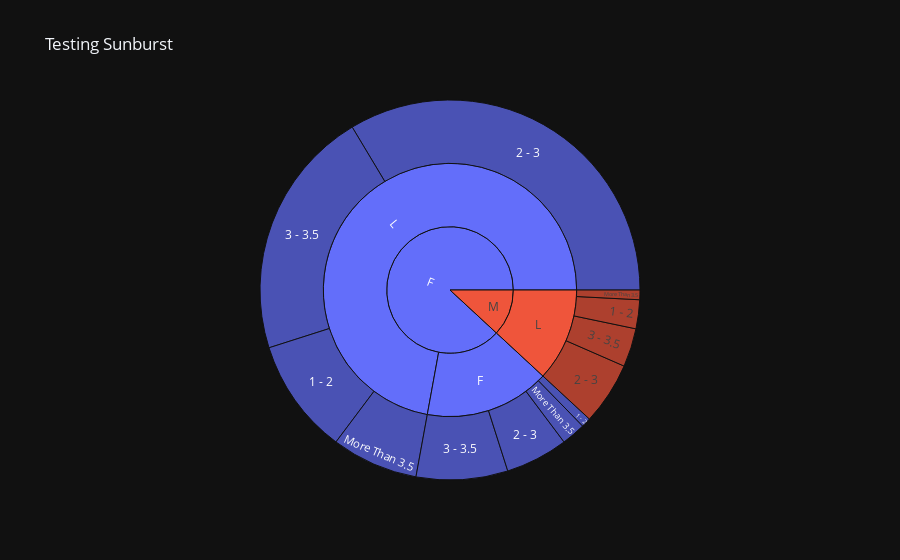

Notebook code cell kept with this figure:
### Code cell
fig = px.sunburst(df, path=['GENDER', 'CITIZENSHIP_STATUS', 'GPA Category'],template='plotly_dark',title='Testing Sunburst')
fig.show()

### Figure 1 — Plotly figure (JSON) as saved in the notebook; plotly's stock layout.template omitted (floating-point values rounded to 4 significant figures)
{"data": [{"branchvalues": "total", "domain": {"x": [0, 1], "y": [0, 1]}, "hovertemplate": "labels=%{label}<br>count=%{value}<br>parent=%{parent}<br>id=%{id}<extra></extra>", "ids": ["F/F/1 - 2", "F/L/1 - 2", "M/L/1 - 2", "F/F/2 - 3", "F/L/2 - 3", "M/L/2 - 3", "F/F/3 - 3.5", "F/L/3 - 3.5", "M/L/3 - 3.5", "F/F/More Than 3.5", "F/L/More Than 3.5", "M/L/More Than 3.5", "F/F", "F/L", "M/L", "F", "M"], "labels": ["1 - 2", "1 - 2", "1 - 2", "2 - 3", "2 - 3", "2 - 3", "3 - 3.5", "3 - 3.5", "3 - 3.5", "More Than 3.5", "More Than 3.5", "More Than 3.5", "F", "L", "L", "F", "M"], "name": "", "parents": ["F/F", "F/L", "M/L", "F/F", "F/L", "M/L", "F/F", "F/L", "M/L", "F/F", "F/L", "M/L", "F", "F", "M", "", ""], "type": "sunburst", "values": [2, 24, 6, 13, 82, 13, 19, 52, 8, 5, 18, 2, 39, 176, 29, 215, 29]}], "layout": {"legend": {"tracegroupgap": 0}, "title": {"text": "Testing Sunburst"}}}
